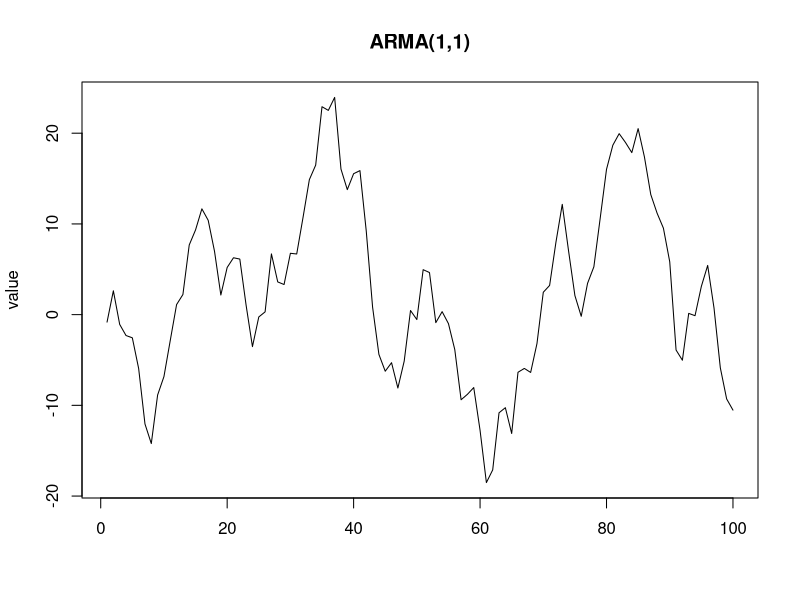
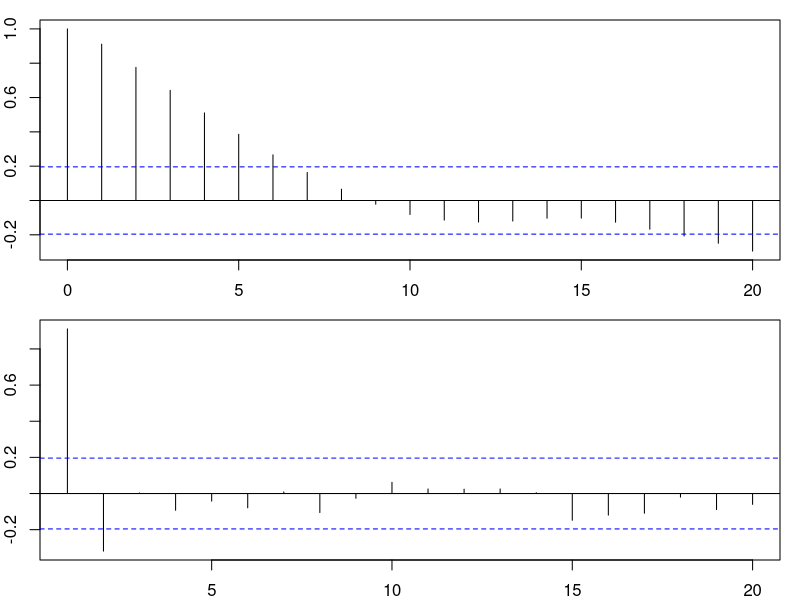
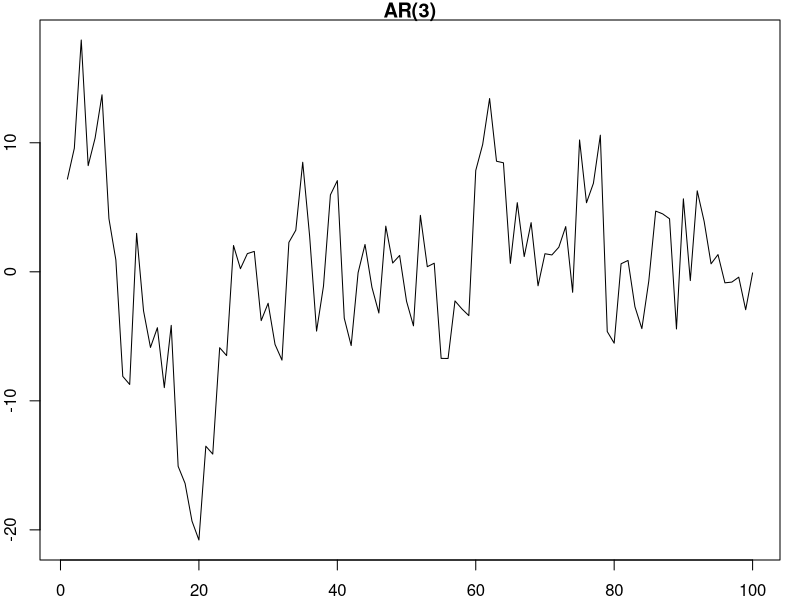
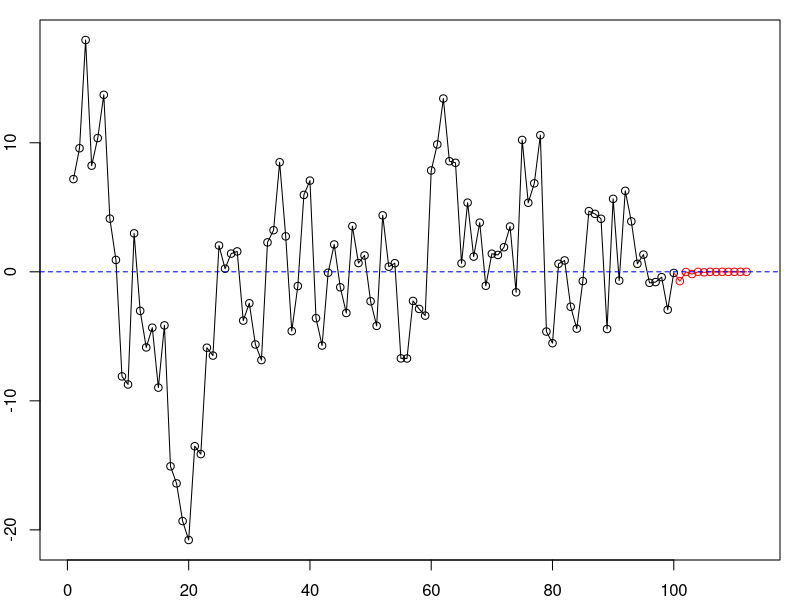
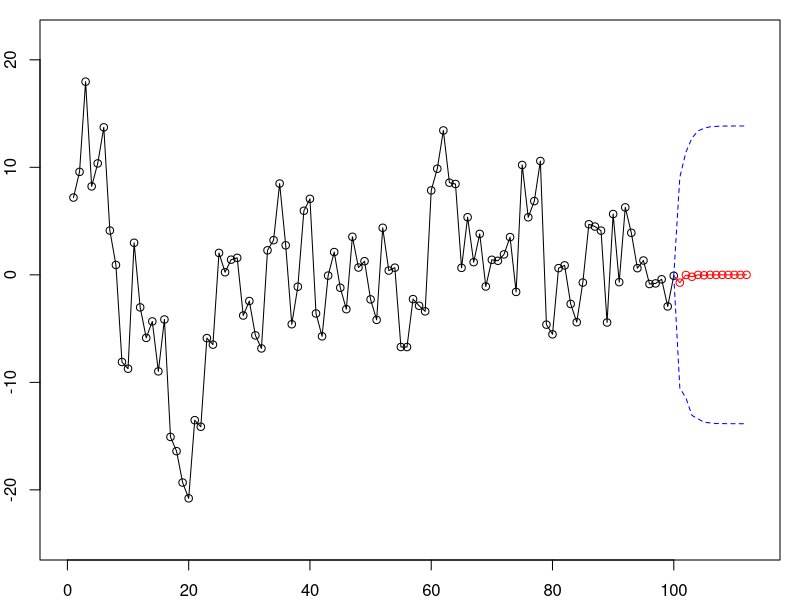
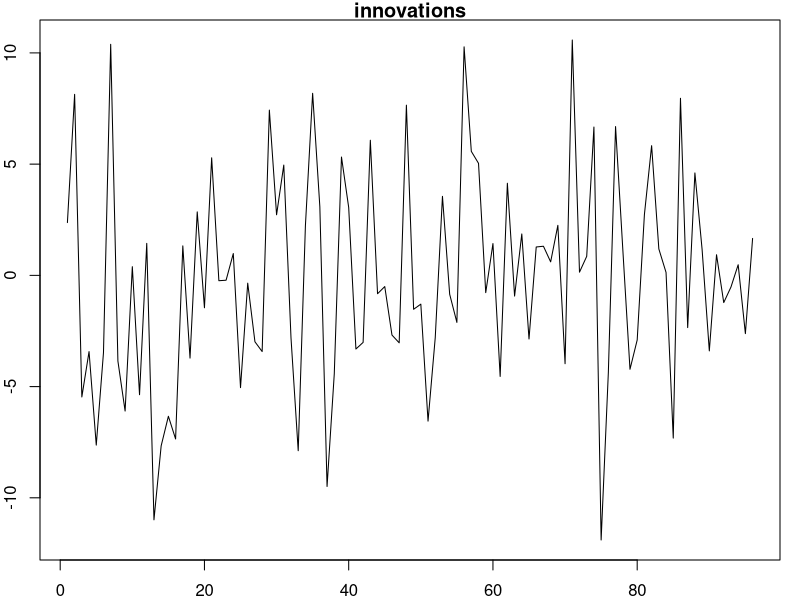
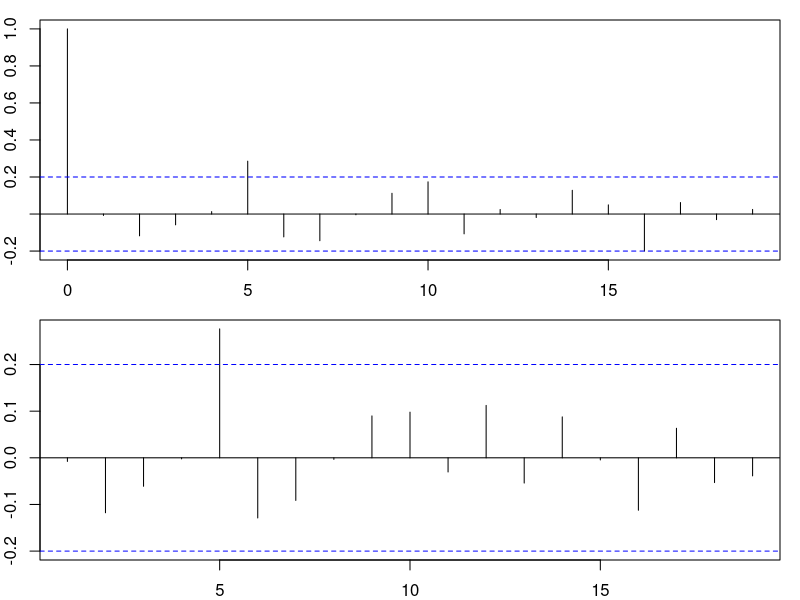
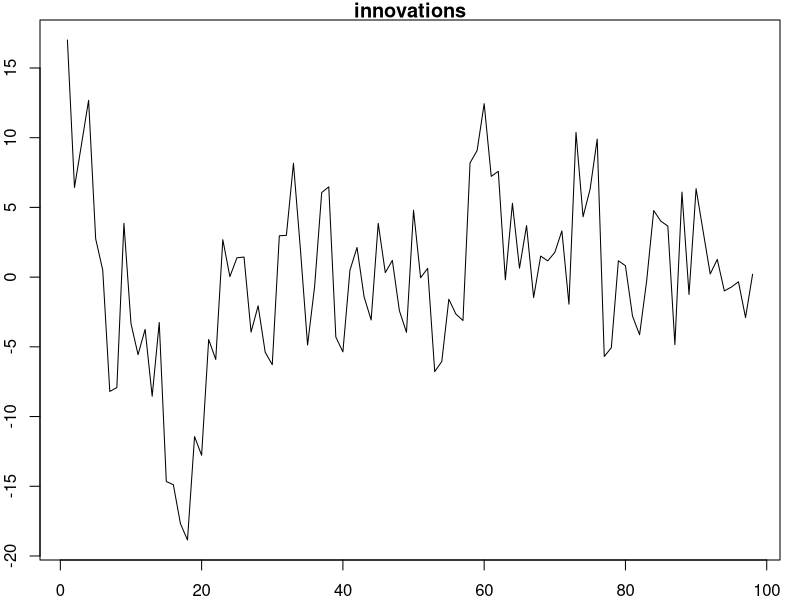

Here is the R script that generated these plots, in order:
# =================================================================================
# STAT 5170: Applied Time Series
# Numerical examples for part B of learning unit 3
# =================================================================================
#
# =================================================================================
# Simulated ARMA time series
# =================================================================================
#
# Adding to the previously defined functions for simulating time series, the following function may be used to simulate a sample path from an ARMA model.

arma.sim <- function(n, phi, theta, sigw, x0=NA, w0=NA) {
	p <- length(phi)
	q <- length(theta)
	wn.samp <- rnorm(n=n, mean=0, sd=sigw)
	if (is.na(x0)) {
		pastx <- rep(x=0, times=p)
	} else {
		pastx <- c(x0, rep(x=0, times=p-length(x0)))
	}
	if (is.na(w0)) {
		pastw <- rep(x=0, times=q)
	} else {
		pastw <- c(w0, rep(x=0, times=q-length(w0)))
	}
	arma.samp <- numeric(length=n)
	for (t in 1:n) {
		arma.samp[t] <- sum(phi*pastx) + sum(theta*pastw) + wn.samp[t]
		pastx <- c(arma.samp[t], pastx[1:p-1])
		pastw <- c(wn.samp[t], pastw[1:q-1])
	}
	arma.ts <- ts(arma.samp)
	return(arma.ts)
}

# Consider an ARMA(1,1) model with parameters

sigw <- 3.25
phi <- 0.75
theta <- 0.5

# The following code simulates a time series from the is model and plots both its sample path

n <- 100
arma.ts <- arma.sim(n=n, phi=phi, theta=theta, sigw=sigw)
ts.plot(arma.ts, xlab="", ylab="value", main=paste("ARMA(", length(phi), ",", length(theta), ")", sep=""))

# Its ACF and PACF are displayed as follows.

par(mfrow = c(2, 1))
par(mar=c(2.00, 2.00, 1.00, 1.00)) #bottom, left, top, and right
acf(arma.ts)
pacf(arma.ts)
par(mfrow = c(1, 1))

# =================================================================================
# Infinite MA and AR representations of ARMA time series
# =================================================================================
#
# This next example illustrates the use of general recursive formulas for determining the coefficients of infinite MA or AR representations of an ARMA time series.
# 
# As a simple initial example, consider the ARMA(1,1) model with parameters 

phi <- 0.9
theta <- 0.5

# Suppose our interest is to determine the coefficients, psi(j), of its infinite MA representation.

# The coefficients up to index j=p=1 are determined by the formula
# 
# psi(1) = theta + phi
#
# The coefficients psi(p+k) for k at least 1 are determined by the formula
# 
# psi(k+1) = phi(1)*psi(k) 
# 
# The first several coefficeints are calculated as follows

max.k <- 5
psi <- numeric(length=max.k+1)
psi[1] <- theta + phi
for (k in 1:max.k) {
	psi[k+1] <- phi*psi[k] 
}
psi

# It may be helpful to know that this sequence is also given by the formula
# 
# psi(j) = (theta + phi)*phi^(j-1)
# 
# This is calculated as follows

(theta + phi)*phi^(1:(max.k+1)-1)

# Let us now practice on more a complicated model, an ARMA(3,2) model with parameters

phi1 <- 0.9
phi2 <- 0.22
phi3 <- -0.24

theta1 <- 0.3
theta2 <- -0.4

# The coefficients, psi(j), of its infinite MA representation are determined up to  index j=p=3 by the formula
# 
# psi(1) = theta1 + phi1
# psi(2) = theta2 + phi2 + phi1*psi(1)
# psi(3) = phi3 + phi1*psi(2) + phi2*psi(1)

# The coefficients psi(p+k) for k at least 1 are determined by the formula
# 
# psi(k+3) = phi1*psi(k+2) + phi2*psi(k+1) + phi3*psi(k)
# 
# The first several coefficients are calculated as follows

max.k <- 5
psi <- numeric(length=max.k+3)
psi[1] <- theta1 + phi1
psi[2] <- theta2 + phi2 + phi1*psi[1]
psi[3] <- phi3 + phi1*psi[2] + phi2*psi[1]
for (k in 1:max.k) {
	psi[k+3] <- phi1*psi[k+2] + phi2*psi[k+1] + phi3*psi[k]
}
psi

# As for its infinite AR representation, the coefficients, pi(j), up to index j=q=2 are determined by the formula
# 
# pi(1) = phi1 + theta1
# pi(2) = phi2 + theta2 - theta1*pi(1)

# The coefficient pi(q+k) for k=1 is
# 
# pi(3) = phi3 - theta1*pi(2) - theta2*pi(1)
# 
# The coefficients pi(q+k) for k at least 2 are determined by the formula
# 
# pi(k+2) = -theta1*pi(k+1) - theta2*pi(k)
# 
# The first several coefficeints are calcualted as follows

max.k <- 5
pi <- numeric(length=max.k+2)
pi[1] <- phi1 + theta1
pi[2] <- phi2 + theta2 - theta1*pi[1]
pi[3] <- phi3 - theta1*pi[2] - theta2*pi[1]
for (k in 2:max.k) {
	pi[k+2] <- -theta1*pi[k+1] - theta2*pi[k]
}
pi

# =================================================================================
# AR(p) forecasting
# =================================================================================
#
# The next several examples will demonstrate the use of m-step-ahead prediction formulas, and related formulas, on several time series models. We start with forecasting under an autoregressive model

# ---------------------------------------------------------------------------------
# Predictions
# ---------------------------------------------------------------------------------

# In a previous example, we worked with an AR(p) time-series model with p=3 and parameters

p <- 3
sigw <- 5
phi1 <- 0.6
phi2 <- 0.25
phi3 <- -0.15

# The following code simulates a sample path from this time-series model and generates a plot. We use a user-defined function defined previously to simulate the sample path.

ar.sim <- function(n, phi, sigw, x0=NA) {
	p <- length(phi)
	wn.samp <- rnorm(n=n, mean=0, sd=sigw)
	if (is.na(x0)) {
		pastx <- rep(x=0, times=p)
	} else {
		pastx <- c(x0, rep(x=0, times=p-length(x0)))
	}
	ar.samp <- numeric(length=n)
	for (t in 1:n) {
		ar.samp[t] <- sum(phi*pastx) + wn.samp[t]
		pastx <- c(ar.samp[t], pastx[1:p-1])
	}
	ar.ts <- ts(ar.samp)
	return(ar.ts)
}

n <- 100
phi <- c(phi1, phi2, phi3)
ar.ts <- ar.sim(n=n, phi=phi, sigw=sigw)
ts.plot(ar.ts, xlab="", ylab="value", main=paste("AR(", length(phi), ")", sep=""))

# Suppose our goal is to produce m-step-ahead forecasts, x.pred(n+m), starting with the last time point of the simulated time series. This is easily done using the recursive formula
#
# x.pred(n+m) = phi1*x.pred(n+m-1) + phi2*x.pred(n+m-2) + phi3*x.pred(n+m-3)
#
# where x.pred(t) = x(t) if t <= n.
#
# Several such m-step-ahead forecasts are calculated as follows

max.m <- 12
p <- length(phi)
predx <- numeric(length=max.m)
pastx <- ar.ts[seq(from=n, to=n-p+1)]
for (m in 1:max.m) {
	predx[m] = phi1*pastx[1] + phi2*pastx[2] + phi3*pastx[3]
	pastx <- c(predx[m], pastx[1:p-1])
}

# The simualated time series and predictions are plotted by the following code

plot(1:n, ar.ts, type="l", lty=1, lwd=1, col="black", xlim=c(0,n+max.m+1), xlab="previous", ylab="current", main="")
points(1:n, ar.ts, pch=1, cex=1, col="black")
lines(n:(n+max.m), c(ar.ts[n],predx), lty=1, lwd=1, col="red")
points((n+1):(n+max.m), predx, pch=1, cex=1, col="red")
abline(h=0, lty=2, lwd=1, col="blue")

# Observe how the forecasts decay to the mean of the time series.

# ---------------------------------------------------------------------------------
# Prediction bands
# ---------------------------------------------------------------------------------
#
# To add prediction bands to the plot, we need the first several coefficients of the model's infinite moving-average representation. These are calculated as follows.

max.k <- max.m-4
psi <- numeric(length=max.k+3)
psi[1] <- phi1
psi[2] <- phi2 + phi1*psi[1]
psi[3] <- phi3 + phi1*psi[2] + phi2*psi[1]
for (k in 1:max.k) {
	psi[k+3] <- phi1*psi[k+2] + phi2*psi[k+1] + phi3*psi[k]
}
psi

# With these values, the first several squared prediction errors are calculated below. 

pred.err <- numeric(length=max.m)
pred.err[1] <- sigw^2
for (m in 2:max.m) {
	pred.err[m] <- pred.err[m-1] + sigw^2*psi[m-1]^2
}
pred.err

# The following code converts the squared prediction errors to 95% prediction bands and adds them to the plot

alpha <- 0.05
z.cut <- qnorm(p=1-alpha/2, mean=0, sd=1)
lo.bnd <- -z.cut*sqrt(pred.err)
hi.bnd <- z.cut*sqrt(pred.err)

ymin <- min(ar.ts,predx+lo.bnd)
ymax <- max(ar.ts,predx+hi.bnd)
yrng <- ymax-ymin
plot(1:n, ar.ts, type="l", lty=1, lwd=1, col="black", xlim=c(0,n+max.m+1), ylim=c(ymin-0.1*yrng,ymax+0.1*yrng), xlab="previous", ylab="current", main="")
points(1:n, ar.ts, pch=1, cex=1, col="black")
lines(n:(n+max.m), c(ar.ts[n],predx), lty=1, lwd=1, col="red")
points((n+1):(n+max.m), predx, pch=1, cex=1, col="red")
lines(n:(n+max.m), c(ar.ts[n],predx+lo.bnd), lty=2, lwd=1, col="blue")
lines(n:(n+max.m), c(ar.ts[n],predx+hi.bnd), lty=2, lwd=1, col="blue")

# ---------------------------------------------------------------------------------
# Innovations
# ---------------------------------------------------------------------------------

# The following code calculates the innovations on the simulated time series.

pred.samp <- numeric(length=n-p-1)
inno.samp <- numeric(length=n-p-1)
for (t in (p+1):n) {
	pred.val <- phi1*ar.ts[t-1] + phi2*ar.ts[t-2] + phi3*ar.ts[t-3]
	inno.val <- ar.ts[t] - pred.val
	pred.samp[t-p-1] = pred.val
	inno.samp[t-p-1] = inno.val
}

# The innvations are white noise.
inno.ts <- ts(inno.samp)
ts.plot(inno.ts, xlab="", ylab="value", main="innovations")

# The ACF and PACF provide an additional check:

par(mfrow = c(2, 1))
par(mar=c(2.00, 2.00, 1.00, 1.00)) #bottom, left, top, and right
acf(inno.ts)
pacf(inno.ts)
par(mfrow = c(1, 1))

# Note also that the sample standard deviation of the innovations is close to the specified white-noise standard deviation:

c(sigw, sd(inno.samp))

# Suppose instead that the model is misspecified as an AR(1) with autoregressive parameter

phi1 <- 0.1

# The innovations are calculated under this model according to 

pred.samp <- numeric(length=n-2)
inno.samp <- numeric(length=n-2)
for (t in 2:n) {
	pred.val <- phi1*ar.ts[t-1]
	inno.val <- ar.ts[t] - pred.val
	pred.samp[t-2] = pred.val
	inno.samp[t-2] = inno.val
}

# These innovations exhibit patterns that deviate from what we would expect if they were white noise. It is hard to see those patterns just by plotting the values...

inno.ts <- ts(inno.samp)
ts.plot(inno.ts, xlab="", ylab="value", main="innovations")

# ...but the ACF and PACF are helpful diagnostic tools

par(mfrow = c(2, 1))
par(mar=c(2.00, 2.00, 1.00, 1.00)) #bottom, left, top, and right
acf(inno.ts)
pacf(inno.ts)
par(mfrow = c(1, 1))

# =================================================================================
# ARMA(p,q) forecasting
# =================================================================================

# Let is consider forecasting under the ARMA(3,2) model we worked with earlier, with the following parameters.

phi1 <- 0.9
phi2 <- 0.22
phi3 <- -0.24

theta1 <- 0.3
theta2 <- -0.4



# Suppose further that the white-noise standard deviation is

sigw <- 1.75

# The following code simulates a sample path from this time-series model and generates a plot. 

n <- 100
phi <- c(phi1, phi2, phi3)
theta <- c(theta1, theta2)
arma.ts <- arma.sim(n=n, phi=phi, theta=theta, sigw=sigw)
ts.plot(arma.ts, xlab="", ylab="value", main=paste("ARMA(", length(phi), ",", length(theta), ")", sep=""))

# ---------------------------------------------------------------------------------
# Predictions
# ---------------------------------------------------------------------------------

# A prediction formula for this model is deduced from a truncated version of its infinite AR representation. As in a previous example before, the first several coefficients of this representation are calculated as follows.

max.k <- 20
pi <- numeric(length=max.k+2)
pi[1] <- phi1 + theta1
pi[2] <- phi2 + theta2 - theta1*pi[1]
pi[3] <- phi3 - theta1*pi[2] - theta2*pi[1]
for (k in 2:max.k) {
	pi[k+2] <- -theta1*pi[k+1] - theta2*pi[k]
}
pi

# The coefficients with subscripts above about ten are very near zero, and so just these first j=10 coefficients are used in the prediction formula.

# Several such m-step-ahead forecasts, starting at the end of the simulated time series, are calculated as follows

max.m <- 25
max.j <- 10
predx <- numeric(length=max.m)
pastx <- arma.ts[seq(from=n, to=n-max.j+1)]
for (m in 1:max.m) {
	predx[m] = sum(pi[1:max.j]* pastx)
	pastx <- c(predx[m], pastx[1:max.j-1])
}

# The simualated time series and predictions are plotted by the following code

plot(1:n, arma.ts, type="l", lty=1, lwd=1, col="black", xlim=c(0,n+max.m+1), xlab="previous", ylab="current", main="")
points(1:n, arma.ts, pch=1, cex=1, col="black")
lines(n:(n+max.m), c(arma.ts[n],predx), lty=1, lwd=1, col="red")
points((n+1):(n+max.m), predx, pch=1, cex=1, col="red")
abline(h=0, lty=2, lwd=1, col="blue")

# ---------------------------------------------------------------------------------
# Prediction bands
# ---------------------------------------------------------------------------------
#
# Prediction errors, for calcuating prediction bands, are calculated from the model's infinite moving-average representation. As we did before, the first several coefficients of this representation are calculated as follows. 

max.k <- max.m-4
psi <- numeric(length=max.k+3)
psi[1] <- theta1 + phi1
psi[2] <- theta2 + phi2 + phi1*psi[1]
psi[3] <- phi3 + phi1*psi[2] + phi2*psi[1]
for (k in 1:max.k) {
	psi[k+3] <- phi1*psi[k+2] + phi2*psi[k+1] + phi3*psi[k]
}

# Notice that these are calculated from the initial ARMA(3,2) model, not from the truncated infinite-AR representation.

# Having calculated the relevant coefficients, the first several squared prediction errors are calculated below. 

pred.err <- numeric(length=max.m)
pred.err[1] <- sigw^2
for (m in 2:max.m) {
	pred.err[m] <- pred.err[m-1] + sigw^2*psi[m-1]^2
}
pred.err

# 95% prediction bands are added to the plot by the following code.

alpha <- 0.05
z.cut <- qnorm(p=1-alpha/2, mean=0, sd=1)
lo.bnd <- -z.cut*sqrt(pred.err)
hi.bnd <- z.cut*sqrt(pred.err)

ymin <- min(arma.ts,predx+lo.bnd)
ymax <- max(arma.ts,predx+hi.bnd)
yrng <- ymax-ymin
plot(1:n, arma.ts, type="l", lty=1, lwd=1, col="black", xlim=c(0,n+max.m+1), ylim=c(ymin-0.1*yrng,ymax+0.1*yrng), xlab="previous", ylab="current", main="")
points(1:n, arma.ts, pch=1, cex=1, col="black")
lines(n:(n+max.m), c(arma.ts[n],predx), lty=1, lwd=1, col="red")
points((n+1):(n+max.m), predx, pch=1, cex=1, col="red")
lines(n:(n+max.m), c(arma.ts[n],predx+lo.bnd), lty=2, lwd=1, col="blue")
lines(n:(n+max.m), c(arma.ts[n],predx+hi.bnd), lty=2, lwd=1, col="blue")

# The enormous size of the prediction bands partly reflects the relatively slow decay of the infinite-AR coefficients.

psi

# =================================================================================
# MA(q) forecasting
# =================================================================================

# In a previous example we worked with the MA(4) time-series model with the following parameters 

sigw <- 7.5
theta1 <- -0.5
theta2 <- 0.5
theta3 <- -0.8
theta4 <- -0.4

# A simulated single sample path and plot is generated as follows. We use a previously-defined function for simulation.

ma.sim <- function(n, theta, sigw, w0=NA) {
	q <- length(theta)
	wn.samp <- rnorm(n=n, mean=0, sd=sigw)
	if (is.na(w0)) {
		pastw <- rep(x=0, times=q)
	} else {
		pastw <- c(w0, rep(x=0, times=q-length(w0)))
	}
	ma.samp <- numeric(length=n)
	for (t in 1:n) {
		ma.samp[t] <- sum(theta*pastw) + wn.samp[t]
		pastw <- c(wn.samp[t], pastw[1:q-1])
	}
	ma.ts <- ts(ma.samp)
	return(ma.ts)
}

n <- 100
theta <- c(theta1, theta2, theta3, theta4)
ma.ts <- ma.sim(n=n, theta=theta, sigw=sigw, w0=NA)
ts.plot(ma.ts, xlab="", ylab="value", main=paste("MA(", length(theta), ")", sep=""))

# We used (a close variation of) the following code to calculate the autocovariance function of this time series, across h = 0, 1, ..., q. 

q <- length(theta)
q.ext <- q+1
theta.ext <- c(1, theta)
acov <- numeric(length=q.ext)
for (lag in 0:q) {
	theta.lag <- c(theta.ext[(lag+1):q.ext], rep(x=0, times=lag))
	acov[lag+1] <- sigw^2*sum(theta.lag*theta.ext)
}
acov

# In what follows, we use the Innovations Algorithm for forcasting. As preparation for coding that algorithm, we append zeros to the variable storing the autocovarance values in order to expand indexing

max.m <- 12
acov <- c(acov, rep(x=0, times=n+max.m))

# The Innovations Algorithm is coded below. The the first step of the algorithm is to calculate the innovations within the existing data. Notice that it simulataneously calculates predictions and squared prediction errors.

pred.seq <- numeric(length=n+max.m)
pred.err <- numeric(length=n+max.m)
theta.mat <- matrix(data=0, nrow=n+max.m-1, ncol=n+max.m-1)
pred.seq[1] <- 0
pred.err[1] <- acov[1]
t <- 1
theta.mat[1,1] <- acov[2]/pred.err[1]
pred.err[2] <- acov[1] - theta.mat[1,1]^2*pred.err[1]
pred.seq[2] <- theta.mat[1,1]*(ma.ts[1] - pred.seq[1])
for (t in 2:n) {
	tp1 <- t+1
	theta.mat[t,t] <- acov[tp1]/acov[1]
	for (j in 1:(t-1)) {
		theta.mat[t,t-j] <- acov[tp1-j]
		for (k in 0:(j-1)) {
			theta.mat[t,t-j] <- theta.mat[t,t-j] - theta.mat[j,j-k]*theta.mat[t,t-k]*pred.err[k+1]
		}
		theta.mat[t,t-j] <- theta.mat[t,t-j] / pred.err[j+1]
	}
	pred.err[tp1] <- acov[1]
	for (j in 0:(t-1)) {
		pred.err[tp1] <- pred.err[tp1] - theta.mat[t,t-j]^2*pred.err[j+1]
	}
	pred.seq[tp1] <- 0
	for (j in 1:t) {
		pred.seq[tp1] <- pred.seq[tp1] + theta.mat[t,j]*(ma.ts[t-j+1] - pred.seq[tp1-j+1])
	}
}

# The next step is to calculate the predictions beyond the the existing data. The only change in the code below, compared to that of the first step, is the indexing of main loop, and that of the predictions and prediction errors within the loop. 

for (t in (n+1):(n+max.m-1)) {
	tp1 <- t+1
	theta.mat[t,t] <- acov[tp1]/acov[1]
	for (j in 1:(t-1)) {
		theta.mat[t,t-j] <- acov[tp1-j]
		for (k in 0:(j-1)) {
			theta.mat[t,t-j] <- theta.mat[t,t-j] - theta.mat[j,j-k]*theta.mat[t,t-k]*pred.err[k+1]
		}
		theta.mat[t,t-j] <- theta.mat[t,t-j] / pred.err[j+1]
	}
	pred.err[tp1] <- acov[1]
	for (j in 1:(t-1)) {
		pred.err[tp1] <- pred.err[tp1] - theta.mat[t,j]^2*pred.err[t-j+1]
	}
	pred.seq[tp1] <- 0
	for (j in (t-n+1):t) {
		pred.seq[tp1] <- pred.seq[tp1] + theta.mat[t,j]*(ma.ts[t-j+1] - pred.seq[tp1-j+1])
	}
}

# The following code generates a plot of the simualated time series, predictions, and 95% prediction bands.

alpha <- 0.05
z.cut <- qnorm(p=1-alpha/2, mean=0, sd=1)
lo.bnd <- -z.cut*sqrt(pred.err[(n+1):(n+max.m)])
hi.bnd <- z.cut*sqrt(pred.err[(n+1):(n+max.m)])
predx <- pred.seq[(n+1):(n+max.m)]

ymin <- min(ma.ts,predx+lo.bnd)
ymax <- max(ma.ts,predx+hi.bnd)
yrng <- ymax-ymin
plot(1:n, ma.ts, type="l", lty=1, lwd=1, col="black", xlim=c(0,n+max.m+1), ylim=c(ymin-0.1*yrng,ymax+0.1*yrng), xlab="previous", ylab="current", main="")
points(1:n, ma.ts, pch=1, cex=1, col="black")
lines(n:(n+max.m), c(ma.ts[n],predx), lty=1, lwd=1, col="red")
points((n+1):(n+max.m), predx, pch=1, cex=1, col="red")
lines(n:(n+max.m), c(ma.ts[n],predx+lo.bnd), lty=2, lwd=1, col="blue")
lines(n:(n+max.m), c(ma.ts[n],predx+hi.bnd), lty=2, lwd=1, col="blue")

# Several observations about this example are worth mentioning:
# 
# First, notice that the prediction at t=n+m is zero whenever m > q. This directly reflects the structure of the MA model, which specifies that m > q implies that x(t+m) would be uncorrelated with x(t), and so the prediction would be at the mean of the time series, which is zero.

# Upon closely examining the algorithm's calculations, we see that the vast majority of the of the entries in theta.mat are zero. We only find non-zero entries in the first q=4 columns.

theta.mat[1:10, 1:q]

theta.mat[1:10, (q+1):(q+10)]

# This, too, is a reflection of the MA model's autocovariance function, gamma(h), which is zero whenever h > q.

# Together, these properties suggest that the Innovations Algorithm may be customized to improve computational costs when forecasting under an MA mode. In other cases, it remains a suitable algorithm for general use. 
temp <- polyroot(c(1, -9/4, -9/4))
temp2 <- polyroot(c(1, -3, 1/9, -1/3))
Mod(temp2)
# here get rid of the 0.333 since it is redundant.
